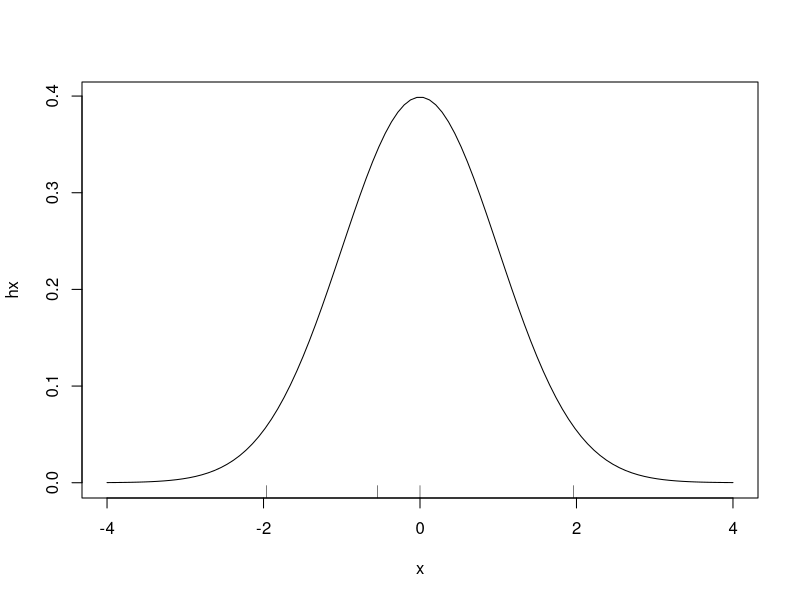
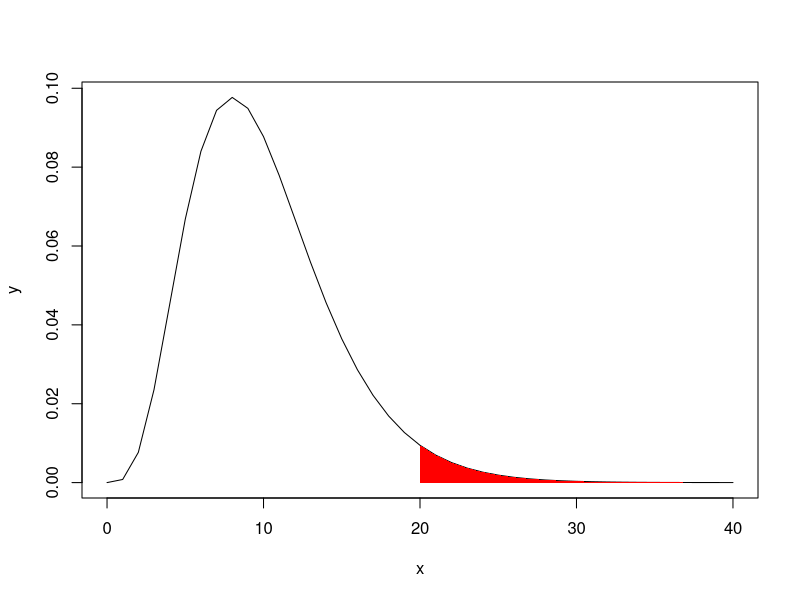

Write R code to recreate these figures, in order.
## ---- chunk 1
knitr::opts_chunk$set(echo = TRUE)
## ---- chunk 2
x<-c(3.801895,5.214785,5.445979,4.293448,7.401404,4.156799,6.029400,3.982314,3.605331,4.707879,4.087529,4.635022,5.597247,3.889285,6.268631,
6.304441,5.565396,5.380210,1.754372,5.449418)
u.test<-function(x,mu,thegma)
{  Se=thegma/sqrt(length(x))
   u=(mean(x)-mu)/Se
   p=pnorm(u)
   list(u=u, p=p)
}
rst<-u.test(x,5,1)
rst

m<-qnorm(0.975)
x <- seq(-4, 4, length=100)
hx <- dnorm(x)
plot(x,hx,"l")
rug(c(-m,rst$u,0,m))

## ---- chunk 3
n <- pnorm(80,100,15)
n
pnorm(120,100,15)-pnorm(80,100,15)

## ---- chunk 4
u.test<-function(x,mu,thegma,alternative="twoside")
{  Se=thegma/sqrt(length(x))
   u <-(mean(x)-mu)/Se
   p <-pnorm(u)
   if(alternative=="twoside") p<-2*(1-pnorm(abs(u))) #u轉成正的可得兩邊面積
   #1-pnorm(u)會得到最右邊白色，但因為是twoside可能在另一邊，所以乘2才對
   else if (alternative=="less") p<-pnorm(u)
   else p <- 1-pnorm(u)
   list(u=u, p=p)
}

b=c(22,24,21,24,23,24,23,22,21,25)
u.test(b, 25,2.4,"less")

## ---- chunk 5

x=c(502,496,510,508,506,498,512,497,515,503,510,506)
t.test(x,mu=500,alternative ="greater") 
#P-value小於0.025 範圍(0.025,0.075)
var.test1<-function(x, sigma2){
  n<-length(x)
  S2=var(x)
  df=n-1
  chi2<-df*S2/sigma2;
  #來自於標準常態分配的n個隨機變數，其平方和屬於chi2(n)，卡方自由度n的分配
  P<-pchisq(chi2,df)
  data.frame(var=S2, df=df, chisq2=chi2, P_value=P)
}
var.test1(x,400)
## ---- chunk 6
x1=c(24, 29, 39, 40, 32, 32, 31, 44, 37, 37, 50, 28, 24, 48, 25, 
     40, 32, 34, 35, 41)
x2=c(44, 34, 36, 38, 30, 30, 35, 38, 40, 46, 38, 35, 38, 36, 38, 
     40, 34, 37, 40, 46)
var.test(x1,x2)

x1=c(48,47,44,45,46,47,43,47,42,48)
x2=c(36,45,47,38,39,42,36,42,46,35)
var.test(x1,x2)
## ---- chunk 7
before = c(94.5,101,110,103.5,97,88.5,96.5,101,104,116.5)
after = c(85,89.5,101.5,96,86,80.5,87,93.5,93,102)
t.test(before,after,paired=T)
## ---- chunk 8
ks.test(rnorm(100, mean = 5, sd = 3),"pnorm",mean=5,sd=3)#來自常態
ks.test(rnorm(100, mean = 5, sd = 3),rnorm(100, mean = 5, sd = 3)) #來自同一母體
## ---- chunk 9
library(nortest)
lillie.test(rnorm(100, mean = 5, sd = 3))
## ---- chunk 10
x <- seq(0,40)
y <- dchisq(x,df=10) 
#卡方分配:x所對應的密度：dchisq(x,df,ncp=0)
i <-x>=20
plot(x,y,"l")
polygon(c(x[i],20),c(y[i],0), col="red", border=NA) #將頭尾連在一起，才會畫出右邊紅色區塊
#polygon給x跟y，他會將尾巴連結到開頭，在區域內畫圖
